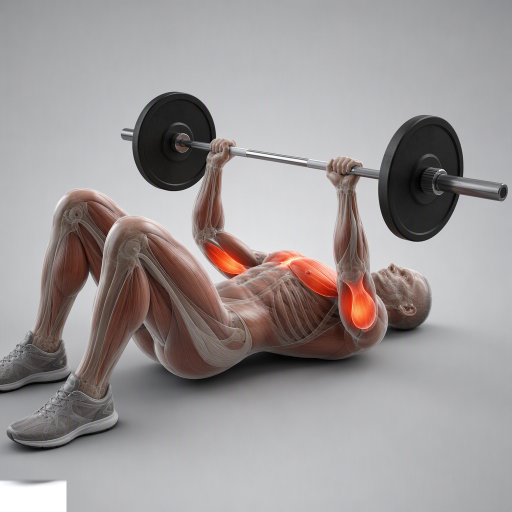
#> input picture entry/src/main/resources/base/media/ex2_bb_floorpress.png, 1024 x 1024 px, given in place of body_front.png, which was not available (shown at 1/2 size)
$ python fix_body_images.py
#> lines starting #> are read from the running program, lines starting #| are printed output that depends on the picture; pictures that were not available may be replaced by others from this repository, and a replacement may not be noted
# -*- coding: utf-8 -*-
"""检查 AI 底图 alpha 通道、清除左下角 AI生成 水印。"""
import os
from PIL import Image

MEDIA = r"C:\Users\infinty\DevEcoStudioProjects\SportHealthAgent\entry\src\main\resources\base\media"

for name in ("body_front.png", "body_back.png"):
    p = os.path.join(MEDIA, name)
    im = Image.open(p).convert("RGBA")
    w, h = im.size
#> w = 1024; h = 1024
    alpha = im.getchannel("A")
#> alpha: PIL image 1024x1024 L; every value is 255
    lo, hi = alpha.getextrema()
#> lo = 255; hi = 255
    # 统计四角透明度，判断背景是否透明
    corners = [alpha.getpixel((2, 2)), alpha.getpixel((w - 3, 2)),
               alpha.getpixel((2, h - 3)), alpha.getpixel((w - 3, h - 3))]
#> corners = [255, 255, 255, 255]
    print(name, "size", im.size, "alpha range", (lo, hi), "corners", corners)
#| body_front.png size (1024, 1024) alpha range (255, 255) corners [255, 255, 255, 255]
    # 清除左下角水印区域（约 x 0-25%, y 94%-100%）并整体裁掉底部 2% 保险
    px = im.load()
    for y in range(int(h * 0.93), h):
        for x in range(0, int(w * 0.30)):
            r, g, b, a = px[x, y]
            # 只擦掉近白色描边/文字像素，避免误伤人体（脚踝在右侧，此区域基本是背景）
            px[x, y] = (r, g, b, 0)
    im.save(p)
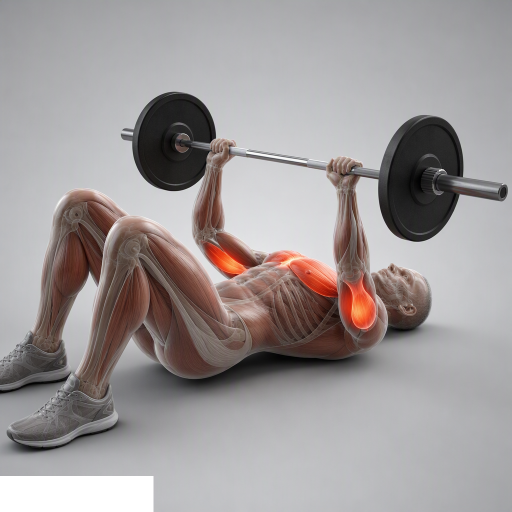
#> saved as body_front.png: PIL image 1024x1024 RGBA (shown at 1/2 size); mean R, G, B, A 157.3, 151.5, 151.6, 249.6; transparent parts drawn white
    print(name, "watermark area cleared")
#> pass 2 of the loop `for name in ("body_front.png", "body_back.png"):`:
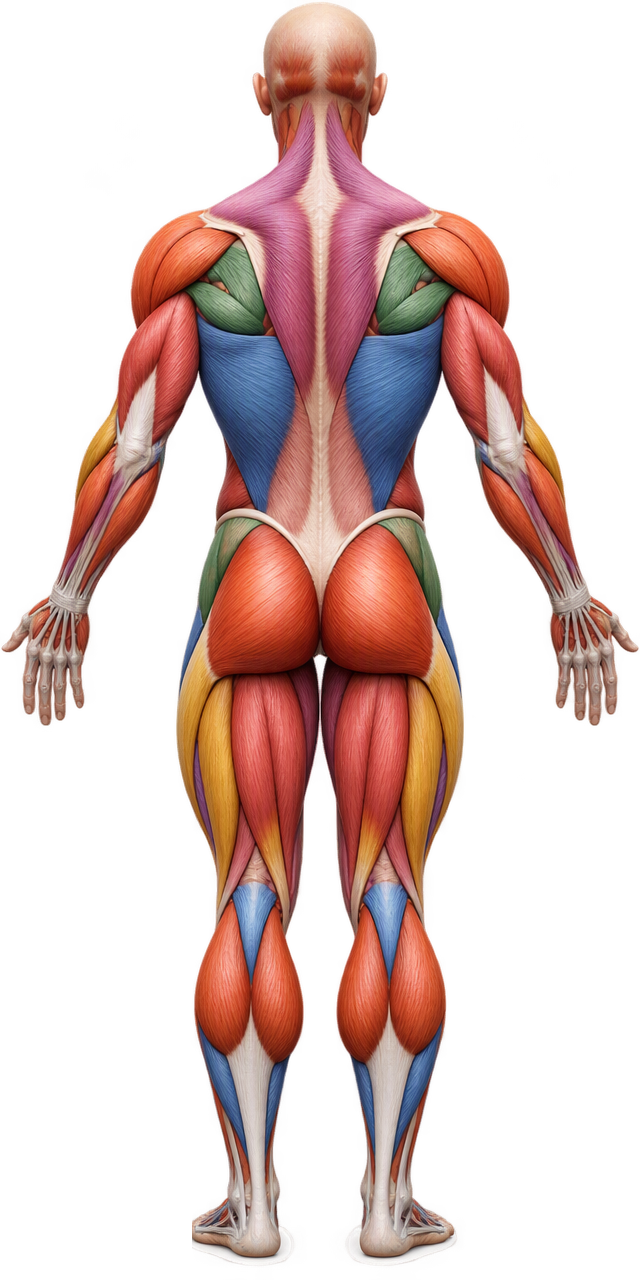
#> input picture entry/src/main/resources/base/media/body_back.png, 640 x 1280 px, found by its file name
#> im is the input picture: PIL image 640x1280 RGBA; mean R, G, B, A 64.3, 40.6, 36.5, 93.9
#> `alpha = im.getchannel("A")`:
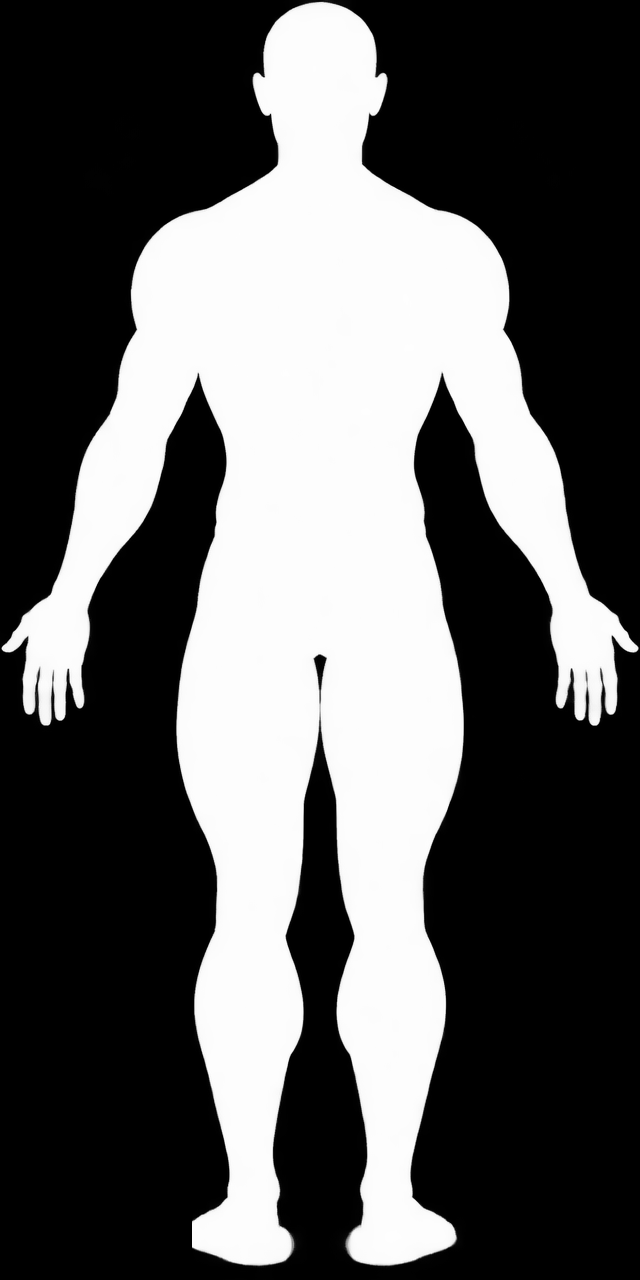
#> alpha: PIL image 640x1280 L; min 0, max 254, mean 93.9
#> lo = 0; hi = 254
#> corners = [0, 0, 0, 0]
#| body_back.png size (640, 1280) alpha range (0, 254) corners [0, 0, 0, 0]
